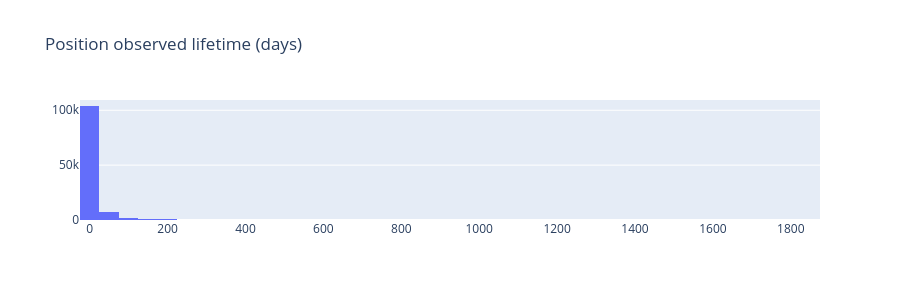

The cell this chart's notebook holds for it:
### Markdown cell above
**QA purpose**: lifetime distribution — sanity that positions have a sensible age distribution.

### Code cell
fig = go.Figure(go.Histogram(x=(lifecycle["observed_lifetime_seconds"] / 86400).to_list(), nbinsx=60))
fig.update_layout(height=300, title_text="Position observed lifetime (days)")
fig.show()

### Figure 1 — Plotly figure (JSON) as saved in the notebook; plotly's stock layout.template omitted (floating-point values rounded to 4 significant figures; data arrays with more than 128 entries replaced by an {"elided": "..."} marker saying what was removed)
{"data": [{"nbinsx": 60, "type": "histogram", "x": {"elided": "116981 float values"}}], "layout": {"height": 300, "title": {"text": "Position observed lifetime (days)"}}}
